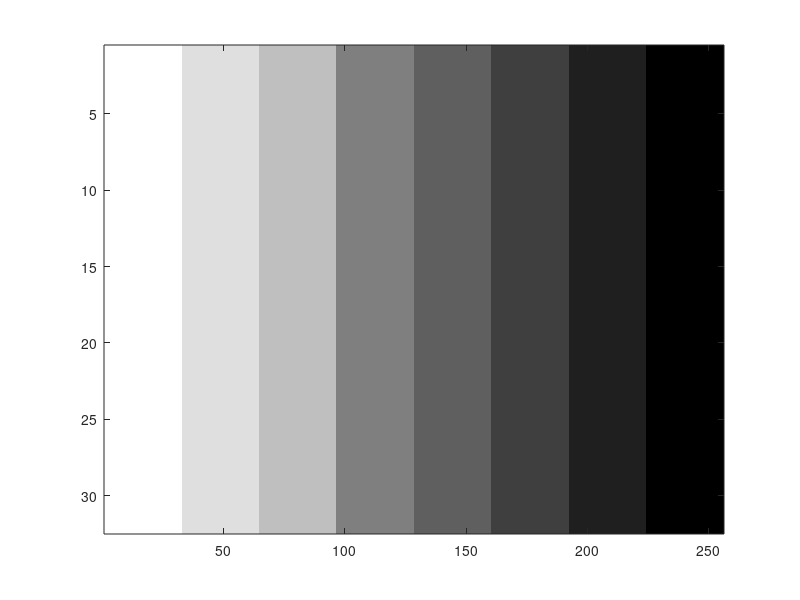

This figure's MATLAB source:
clear all
# 256, 224, 192, 128, 96, 64, 32 e 0
temp = 256 * ones(32, 32)
contraste = []
contraste = horzcat(contraste, temp)
temp = 224 * ones(32, 32)
contraste = horzcat(contraste, temp)
temp = 192 * ones(32, 32)
contraste = horzcat(contraste, temp)
temp = 128 * ones(32, 32)
contraste = horzcat(contraste, temp)
temp = 96 * ones(32, 32)
contraste = horzcat(contraste, temp)
temp = 64 * ones(32, 32)
contraste = horzcat(contraste, temp)
temp = 32 * ones(32, 32)
contraste = horzcat(contraste, temp)
contraste = horzcat(contraste, zeros(32, 32))
colormap(gray(256)), image(contraste);

